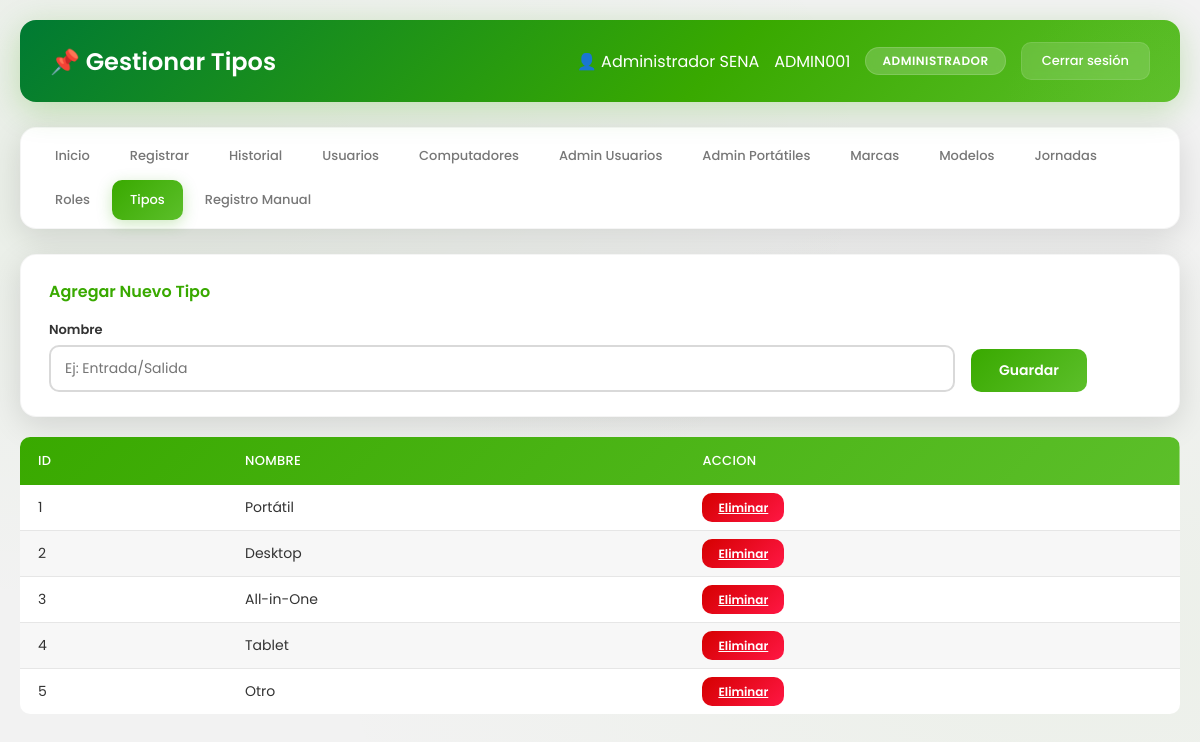
Page /admin/tipo.php (signed in) on the earlier database version.
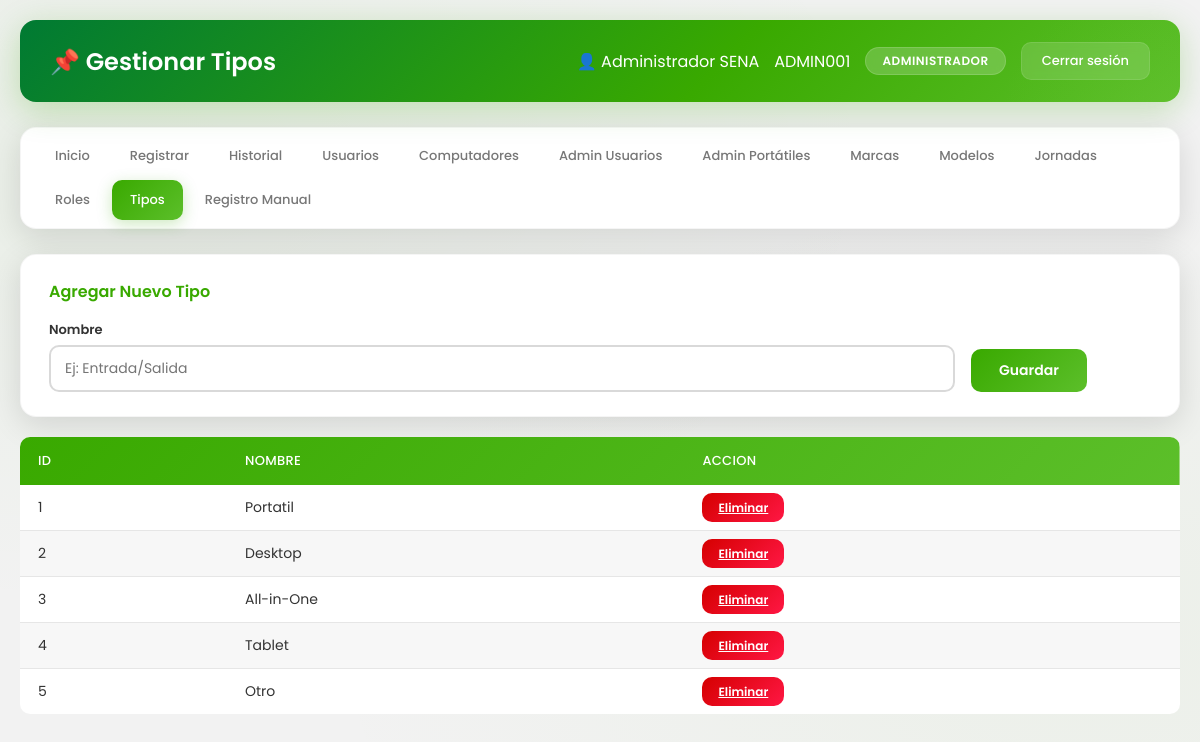
Same page on the later database version.
### tables this page shows
CREATE TABLE tipo (
    id int(11) NOT NULL AUTO_INCREMENT,
    nombre varchar(50) NOT NULL,
    PRIMARY KEY (id),
    UNIQUE KEY nombre (nombre)
);

### admin/tipo.php (the view, shortened to what this page needs)
<?php
require_once '../config/db.php';
$titulo = 'Gestionar Tipos';
$tipos = $pdo->query("SELECT * FROM tipo ORDER BY id")->fetchAll();
?>
<!DOCTYPE html>
<html lang="es">
<head>
    <link rel="stylesheet" href="../css/style.css">
</head>
<body>
    <div class="dashboard-container">
        <div class="header">
            <h1>📌 <?= $titulo ?></h1>
            <div class="user-info">
                <span>👤 <?= htmlspecialchars($_SESSION['nombre_completo']) ?></span>
                <span> <?= htmlspecialchars($_SESSION['carnet']) ?></span>
                <span class="badge"><?= htmlspecialchars($_SESSION['rol']) ?></span>
                <a href="../logout.php" class="btn-logout">Cerrar sesión</a>
            </div>
        </div>
        <?php include '../includes/menu.php'; ?>
        <div class="card">
            <h3>Agregar Nuevo Tipo</h3>
            <form action="guardar_tipo.php" method="POST">
                <div class="form-row">
                    <div class="form-group">
                        <label>Nombre</label>
                        <input type="text" name="nombre" placeholder="Ej: Entrada/Salida" required>
                    </div>
                    <div class="form-group" style="flex: 0 0 auto;">
                        <button type="submit" class="btn-success">Guardar</button>
                    </div>
                </div>
            </form>
        </div>
        <table>
            <thead>
                <tr>
                    <th>ID</th>
                    <th>Nombre</th>
                    <th>Accion</th>
                </tr>
            </thead>
            <tbody>
                <?php foreach ($tipos as $t): ?>
                    <tr>
                        <td><?= $t['id'] ?></td>
                        <td><?= htmlspecialchars($t['nombre']) ?></td>
                        <td>
                            <a href="eliminar.php?tabla=tipo&id=<?= $t['id'] ?>"
                                onclick="return confirm('¿Seguro que quieres eliminar este tipo?');"
                                class="btn-danger btn-sm">Eliminar</a>
                        </td>
                    </tr>
                <?php endforeach; ?>
            </tbody>
        </table>
    </div>
</body>
</html>

Differences in the rows shown:
changed tipo id 1: nombre "Portátil" → "Portatil"
